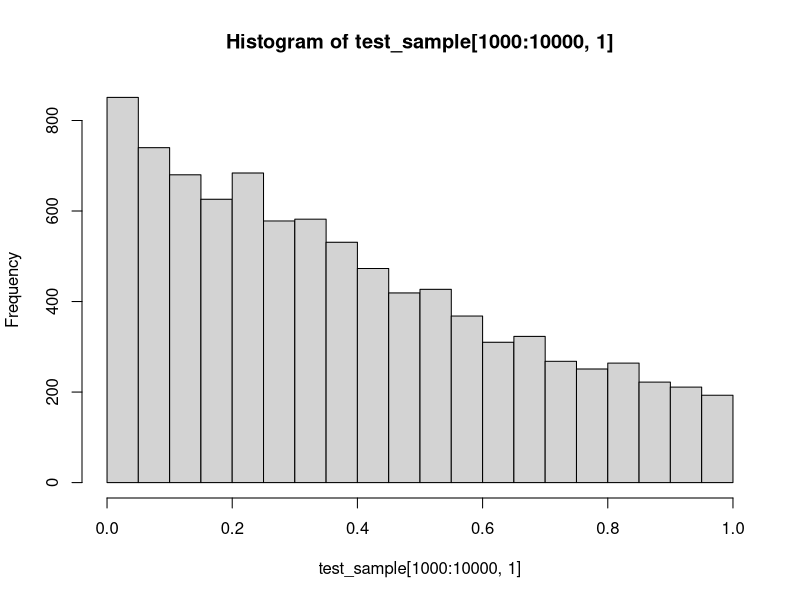

Source code (R):
## This script illustrates the Metropolis-Hastings algorithm for
## approximating the posterior distribution of the time of infection
## in a simple SIS model
## Author: Vladimir N. Minin
## last update: 07/14/2019

sis_log_like = function(inf_time, inf_rate, clear_rate, total_time){
 return(log(inf_rate) - inf_rate*inf_time - clear_rate*(total_time-inf_time))
}

sis_proposal = function(cur_inf_time, total_time, win_half_len){
   
  new_inf_time = cur_inf_time + runif(1,-win_half_len, win_half_len)
   
  if (new_inf_time < 0){
     new_inf_time = - new_inf_time
  }else{
    if (new_inf_time > total_time){
      new_inf_time = 2*total_time - new_inf_time 
    }
  }
   
  return(new_inf_time)
}


inf_time_mcmc = function(start_inf_time, inf_rate, clear_rate, total_time, win_half_len, chain_len){
  
  result_mat = matrix(0, chain_len, 3)
  colnames(result_mat) = c("inf_time", "log_like", "acc_ind")
  
  cur_inf_time= start_inf_time
  result_mat[1,1] = start_inf_time
  result_mat[1,2] = sis_log_like(start_inf_time, inf_rate, clear_rate, total_time)
  
  for (i in 2:chain_len){
    prop_inf_time = sis_proposal(cur_inf_time, total_time, win_half_len)
    
    mh_log_ratio = sis_log_like(prop_inf_time, inf_rate, clear_rate, total_time) - 
      sis_log_like(cur_inf_time, inf_rate, clear_rate, total_time)
    
    
    if (log(runif(1)) < mh_log_ratio){
      result_mat[i,1] = prop_inf_time
      result_mat[i,2] = sis_log_like(prop_inf_time, inf_rate, clear_rate, total_time)
      result_mat[i,3] = 1
      
      cur_inf_time = prop_inf_time
    }else{
      result_mat[i,1] = cur_inf_time
      result_mat[i,2] = sis_log_like(cur_inf_time, inf_rate, clear_rate, total_time)
    }
  }
  
  return(result_mat)
}

## run the above functions

test_sample = inf_time_mcmc(start_inf_time=0.1, inf_rate=2, clear_rate=.2, total_time=1.0, win_half_len=0.2, chain_len=10000)

summary(test_sample[1000:10000,])

hist(test_sample[1000:10000,1])
